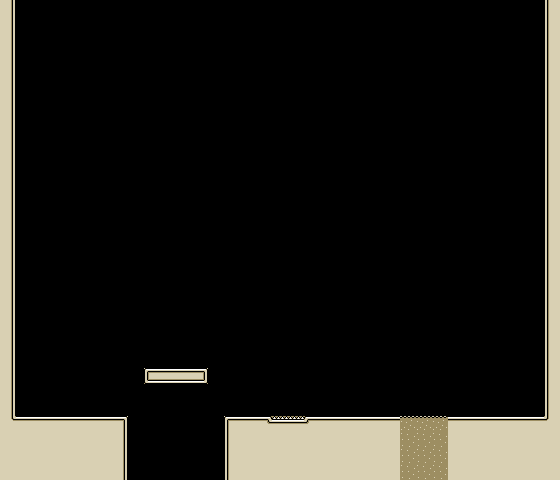

The image is a tile-based game level rendered from a .tmx file. Its description and source (layers, tilesets, objects; grid data summarised) follow:
An orthogonal 35x30 tile map with 16x16 px tiles, 2 tile layers (Floor, Danger) and 5 objects.

<map version="1.0" orientation="orthogonal" renderorder="right-down" width="35" height="30" tilewidth="16" tileheight="16" nextobjectid="34">
 <tileset firstgid="1" name="tileset" tilewidth="16" tileheight="16">
  <image source="tileset.png" width="176" height="192" />
  <tile id="0">
   <properties>
    <property name="blockable" value="" />
   </properties>
  </tile>
  <tile id="1">
   <properties>
    <property name="blockable" value="" />
   </properties>
  </tile>
  <tile id="2">
   <properties>
    <property name="blockable" value="" />
   </properties>
  </tile>
  <tile id="3">
   <properties>
    <property name="blockable" value="" />
   </properties>
  </tile>
  <tile id="4">
   <properties>
    <property name="blockable" value="" />
   </properties>
  </tile>
  <tile id="5">
   <properties>
    <property name="blockable" value="" />
   </properties>
  </tile>
  <tile id="11">
   <properties>
    <property name="blockable" value="" />
   </properties>
  </tile>
  <tile id="12">
   <properties>
    <property name="blockable" value="" />
   </properties>
  </tile>
  <tile id="13">
   <properties>
    <property name="blockable" value="" />
   </properties>
  </tile>
  <tile id="14">
   <properties>
    <property name="blockable" value="" />
   </properties>
  </tile>
  <tile id="15">
   <properties>
    <property name="blockable" value="" />
   </properties>
  </tile>
  <tile id="16">
   <properties>
    <property name="blockable" value="" />
   </properties>
  </tile>
  <tile id="22">
   <properties>
    <property name="blockable" value="" />
   </properties>
  </tile>
  <tile id="23">
   <properties>
    <property name="blockable" value="" />
   </properties>
  </tile>
  <tile id="24">
   <properties>
    <property name="blockable" value="" />
   </properties>
  </tile>
  <tile id="25">
   <properties>
    <property name="blockable" value="" />
   </properties>
  </tile>
  <tile id="26">
   <properties>
    <property name="blockable" value="" />
   </properties>
  </tile>
  <tile id="27">
   <properties>
    <property name="blockable" value="" />
   </properties>
  </tile>
  <tile id="33">
   <properties>
    <property name="blockable" value="" />
   </properties>
  </tile>
  <tile id="34">
   <properties>
    <property name="blockable" value="" />
   </properties>
  </tile>
  <tile id="35">
   <properties>
    <property name="blockable" value="" />
   </properties>
  </tile>
  <tile id="36">
   <properties>
    <property name="blockable" value="" />
   </properties>
  </tile>
  <tile id="37">
   <properties>
    <property name="blockable" value="" />
   </properties>
  </tile>
  <tile id="38">
   <properties>
    <property name="blockable" value="" />
   </properties>
  </tile>
  <tile id="53">
   <properties>
    <property name="blockable" value="" />
   </properties>
  </tile>
  <tile id="54">
   <properties>
    <property name="blockable" value="" />
   </properties>
  </tile>
  <tile id="55">
   <properties>
    <property name="blockable" value="" />
   </properties>
  </tile>
  <tile id="56">
   <properties>
    <property name="blockable" value="" />
   </properties>
  </tile>
  <tile id="57">
   <properties>
    <property name="blockable" value="" />
   </properties>
  </tile>
  <tile id="58">
   <properties>
    <property name="blockable" value="" />
   </properties>
  </tile>
  <tile id="59">
   <properties>
    <property name="blockable" value="" />
   </properties>
  </tile>
  <tile id="60">
   <properties>
    <property name="blockable" value="" />
   </properties>
  </tile>
  <tile id="61">
   <properties>
    <property name="blockable" value="" />
   </properties>
  </tile>
  <tile id="62">
   <properties>
    <property name="blockable" value="" />
   </properties>
  </tile>
  <tile id="64">
   <properties>
    <property name="blockable" value="" />
   </properties>
  </tile>
  <tile id="65">
   <properties>
    <property name="blockable" value="" />
   </properties>
  </tile>
  <tile id="66">
   <properties>
    <property name="blockable" value="" />
   </properties>
  </tile>
  <tile id="67">
   <properties>
    <property name="blockable" value="" />
   </properties>
  </tile>
  <tile id="68">
   <properties>
    <property name="blockable" value="" />
   </properties>
  </tile>
  <tile id="69">
   <properties>
    <property name="blockable" value="" />
   </properties>
  </tile>
  <tile id="70">
   <properties>
    <property name="blockable" value="" />
   </properties>
  </tile>
  <tile id="71">
   <properties>
    <property name="blockable" value="" />
   </properties>
  </tile>
  <tile id="72">
   <properties>
    <property name="blockable" value="" />
   </properties>
  </tile>
  <tile id="73">
   <properties>
    <property name="blockable" value="" />
   </properties>
  </tile>
  <tile id="75">
   <properties>
    <property name="blockable" value="" />
   </properties>
  </tile>
  <tile id="76">
   <properties>
    <property name="blockable" value="" />
   </properties>
  </tile>
  <tile id="77">
   <properties>
    <property name="blockable" value="" />
   </properties>
  </tile>
  <tile id="78">
   <properties>
    <property name="blockable" value="" />
   </properties>
  </tile>
  <tile id="79">
   <properties>
    <property name="blockable" value="" />
   </properties>
  </tile>
  <tile id="80">
   <properties>
    <property name="blockable" value="" />
   </properties>
  </tile>
  <tile id="81">
   <properties>
    <property name="blockable" value="" />
   </properties>
  </tile>
  <tile id="82">
   <properties>
    <property name="blockable" value="" />
   </properties>
  </tile>
  <tile id="83">
   <properties>
    <property name="blockable" value="" />
   </properties>
  </tile>
  <tile id="84">
   <properties>
    <property name="blockable" value="" />
   </properties>
  </tile>
  <tile id="86">
   <properties>
    <property name="blockable" value="" />
   </properties>
  </tile>
  <tile id="87">
   <properties>
    <property name="blockable" value="" />
   </properties>
  </tile>
  <tile id="88">
   <properties>
    <property name="blockable" value="" />
   </properties>
  </tile>
  <tile id="89">
   <properties>
    <property name="blockable" value="" />
   </properties>
  </tile>
  <tile id="90">
   <properties>
    <property name="blockable" value="" />
   </properties>
  </tile>
  <tile id="91">
   <properties>
    <property name="blockable" value="" />
   </properties>
  </tile>
  <tile id="92">
   <properties>
    <property name="blockable" value="" />
   </properties>
  </tile>
  <tile id="93">
   <properties>
    <property name="blockable" value="" />
   </properties>
  </tile>
  <tile id="94">
   <properties>
    <property name="blockable" value="" />
   </properties>
  </tile>
  <tile id="95">
   <properties>
    <property name="blockable" value="" />
   </properties>
  </tile>
  <tile id="97">
   <properties>
    <property name="blockable" value="" />
   </properties>
  </tile>
  <tile id="98">
   <properties>
    <property name="blockable" value="" />
   </properties>
  </tile>
  <tile id="99">
   <properties>
    <property name="blockable" value="" />
   </properties>
  </tile>
  <tile id="100">
   <properties>
    <property name="blockable" value="" />
   </properties>
  </tile>
  <tile id="101">
   <properties>
    <property name="blockable" value="" />
   </properties>
  </tile>
  <tile id="102">
   <properties>
    <property name="blockable" value="" />
   </properties>
  </tile>
  <tile id="103">
   <properties>
    <property name="blockable" value="" />
   </properties>
  </tile>
  <tile id="104">
   <properties>
    <property name="blockable" value="" />
   </properties>
  </tile>
  <tile id="105">
   <properties>
    <property name="blockable" value="" />
   </properties>
  </tile>
  <tile id="106">
   <properties>
    <property name="blockable" value="" />
   </properties>
  </tile>
  <tile id="108">
   <properties>
    <property name="blockable" value="" />
   </properties>
  </tile>
  <tile id="109">
   <properties>
    <property name="blockable" value="" />
   </properties>
  </tile>
  <tile id="115">
   <properties>
    <property name="blockable" value="" />
   </properties>
  </tile>
  <tile id="116">
   <properties>
    <property name="blockable" value="" />
   </properties>
  </tile>
  <tile id="117">
   <properties>
    <property name="blockable" value="" />
   </properties>
  </tile>
  <tile id="118">
   <properties>
    <property name="blockable" value="" />
   </properties>
  </tile>
  <tile id="119">
   <properties>
    <property name="blockable" value="" />
   </properties>
  </tile>
  <tile id="120">
   <properties>
    <property name="blockable" value="" />
   </properties>
  </tile>
  <tile id="122">
   <properties>
    <property name="blockable" value="" />
   </properties>
  </tile>
  <tile id="123">
   <properties>
    <property name="blockable" value="" />
   </properties>
  </tile>
  <tile id="124">
   <properties>
    <property name="blockable" value="" />
   </properties>
  </tile>
  <tile id="125">
   <properties>
    <property name="blockable" value="" />
   </properties>
  </tile>
 </tileset>
 <layer name="Floor" width="35" height="30">
  <data>[1050 cells, 158 non-empty, 13 distinct tile ids]</data>
 </layer>
 <layer name="Danger" width="35" height="30">
  <data>[1050 cells, 14 non-empty, 3 distinct tile ids]</data>
 </layer>
 <objectgroup name="Diamond">
  <object id="22" x="151" y="345" width="14" height="16" />
  <object id="27" x="186" y="345" width="14" height="16" />
  <object id="32" x="279" y="385" width="14" height="16" />
 </objectgroup>
 <objectgroup name="Key">
  <properties>
   <property name="number" value="1" />
  </properties>
  <object id="29" x="359" y="398" width="13" height="12" />
 </objectgroup>
 <objectgroup name="Exit">
  <object id="21" x="507" y="363" width="36" height="51" />
 </objectgroup>
</map>
